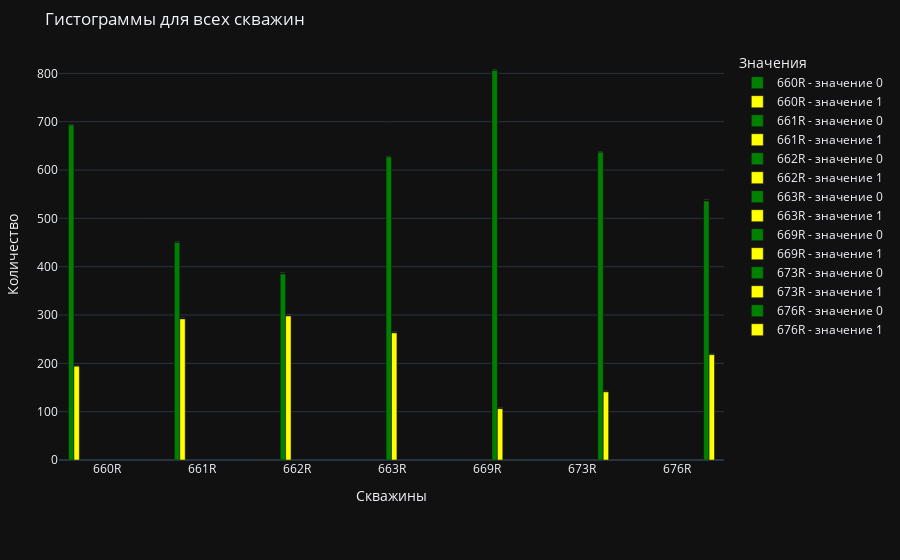

Notebook source saved alongside this figure:
### Code cell
plot_grouped_histogram(df_facii_2)

### Figure 1 — Plotly figure (JSON) as saved in the notebook; plotly's stock layout.template omitted (floating-point values rounded to 4 significant figures)
{"data": [{"marker": {"color": "green"}, "name": "660R - значение 0", "text": ["0.0: 693"], "textposition": "auto", "x": ["660R"], "y": [693], "type": "bar"}, {"marker": {"color": "yellow"}, "name": "660R - значение 1", "text": ["1.0: 194"], "textposition": "auto", "x": ["660R"], "y": [194], "type": "bar"}, {"marker": {"color": "green"}, "name": "661R - значение 0", "text": ["0.0: 450"], "textposition": "auto", "x": ["661R"], "y": [450], "type": "bar"}, {"marker": {"color": "yellow"}, "name": "661R - значение 1", "text": ["1.0: 292"], "textposition": "auto", "x": ["661R"], "y": [292], "type": "bar"}, {"marker": {"color": "green"}, "name": "662R - значение 0", "text": ["0.0: 385"], "textposition": "auto", "x": ["662R"], "y": [385], "type": "bar"}, {"marker": {"color": "yellow"}, "name": "662R - значение 1", "text": ["1.0: 298"], "textposition": "auto", "x": ["662R"], "y": [298], "type": "bar"}, {"marker": {"color": "green"}, "name": "663R - значение 0", "text": ["0.0: 627"], "textposition": "auto", "x": ["663R"], "y": [627], "type": "bar"}, {"marker": {"color": "yellow"}, "name": "663R - значение 1", "text": ["1.0: 263"], "textposition": "auto", "x": ["663R"], "y": [263], "type": "bar"}, {"marker": {"color": "green"}, "name": "669R - значение 0", "text": ["0.0: 806"], "textposition": "auto", "x": ["669R"], "y": [806], "type": "bar"}, {"marker": {"color": "yellow"}, "name": "669R - значение 1", "text": ["1.0: 106"], "textposition": "auto", "x": ["669R"], "y": [106], "type": "bar"}, {"marker": {"color": "green"}, "name": "673R - значение 0", "text": ["0.0: 637"], "textposition": "auto", "x": ["673R"], "y": [637], "type": "bar"}, {"marker": {"color": "yellow"}, "name": "673R - значение 1", "text": ["1.0: 141"], "textposition": "auto", "x": ["673R"], "y": [141], "type": "bar"}, {"marker": {"color": "green"}, "name": "676R - значение 0", "text": ["0.0: 536"], "textposition": "auto", "x": ["676R"], "y": [536], "type": "bar"}, {"marker": {"color": "yellow"}, "name": "676R - значение 1", "text": ["1.0: 218"], "textposition": "auto", "x": ["676R"], "y": [218], "type": "bar"}], "layout": {"margin": {"l": 50, "r": 50, "t": 50, "b": 100}, "title": {"text": "Гистограммы для всех скважин"}, "xaxis": {"title": {"text": "Скважины"}}, "yaxis": {"title": {"text": "Количество"}}, "barmode": "group", "legend": {"title": {"text": "Значения"}}}}
